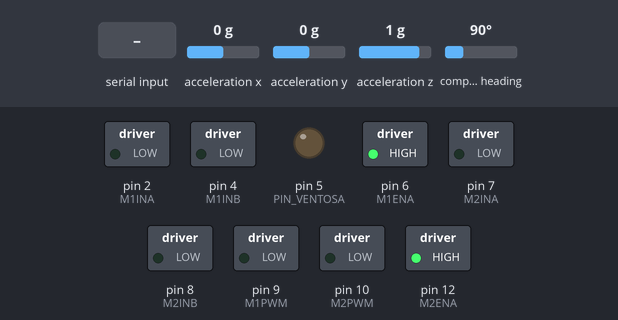
Bench run of a sketch on a simulated Arduino Uno, built with avr-gcc and run on an emulated ATmega328P. Parts: switched loads named in the sketch (green lamp = pin HIGH), output pins drawn as LEDs (lit = HIGH). The test bench sets the inputs (shaded band); at power-on: acceleration x 0 g, acceleration y 0 g, acceleration z 1 g, compass heading 90°. What the sketch prints to the serial monitor is not drawn.

Above: at 2.2 s.
2.3 s: "M 50 -30\n" received over Serial
At 3.5 s:
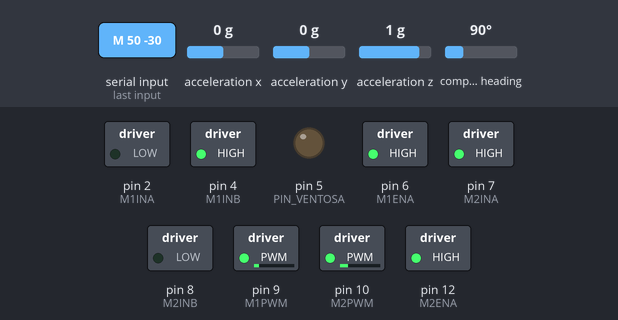
3.8 s: "V90\n" received over Serial
At 4.9 s:
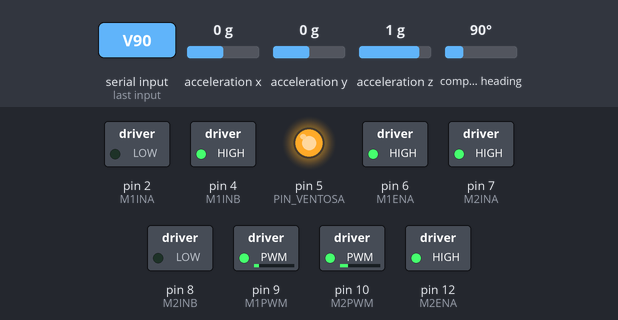
5.3 s: "S90\n" received over Serial
At 6.0 s:
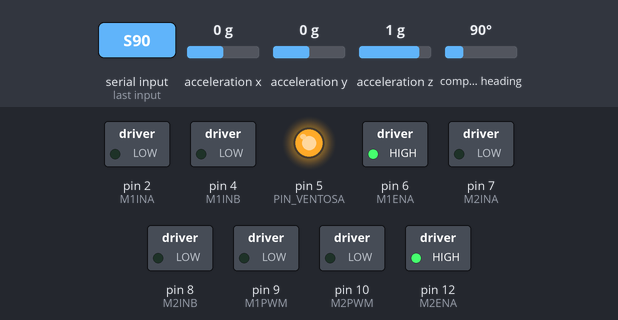
Timing chart, 0 to 8.3 s (numbered marks = the images above; inputs shaded):
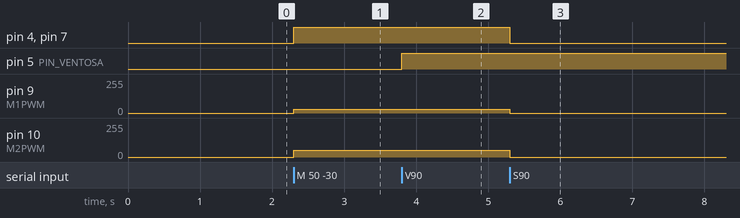

The sketch:

software_arduino_IMU.ino
```cpp
#include <Wire.h>
#include <Adafruit_Sensor.h>
#include <Adafruit_BNO055.h>
#include <utility/imumaths.h>

// --- CONFIGURACIÓN BNO055 ---
#define IMU_ID 55
#define IMU_ADDR 0x28
Adafruit_BNO055 bno = Adafruit_BNO055(IMU_ID, IMU_ADDR, &Wire);

unsigned long temporizador_imu = 0;

// --- PINES MOTORES (Configuración Yahboom) ---
const int M1INA = 2;
const int M1INB = 4;
const int M1PWM = 9;
const int M1ENA = 6;

const int M2INA = 7;
const int M2INB = 8;
const int M2PWM = 10;
const int M2ENA = 12;

// --- PIN VENTOSA ---
const int PIN_VENTOSA = 5;

void setup() {
  Serial.begin(115200);
  Serial.setTimeout(10);

  // --- INICIALIZAR BNO055 ---
  if (!bno.begin()) {
    while (1) {
      Serial.println("Ooops, no se detectó el BNO055. ¡Revisa los cables!");
      delay(1000);
    }
  }
  delay(1000); // Pausa de estabilización

  // ¡CRÍTICO! Mantener en false para tu placa genérica
  bno.setExtCrystalUse(false);

  // --- INICIALIZAR PINES YAHBOOM ---
  pinMode(M1INA, OUTPUT); pinMode(M1INB, OUTPUT); pinMode(M1PWM, OUTPUT); pinMode(M1ENA, OUTPUT);
  pinMode(M2INA, OUTPUT); pinMode(M2INB, OUTPUT); pinMode(M2PWM, OUTPUT); pinMode(M2ENA, OUTPUT);
  pinMode(PIN_VENTOSA, OUTPUT);

  digitalWrite(M1ENA, HIGH);
  digitalWrite(M2ENA, HIGH);
  digitalWrite(PIN_VENTOSA, LOW);

  Serial.println("Arduino Listo con BNO055 y Motores preparados.");
}

void loop() {
  // 1. Enviar el Yaw a Python cada 20ms (50 Hz)
  if ((millis() - temporizador_imu) > 20) {
    imu::Vector<3> euler = bno.getVector(Adafruit_BNO055::VECTOR_EULER);
    float yaw = euler.x();
    Serial.print("Y:");
    Serial.println(yaw);
    temporizador_imu = millis();
  }

  // 2. Escuchar las órdenes de movimiento SIN BLOQUEOS
  if (Serial.available() > 0) {
    // Leemos toda la línea de golpe hasta el salto de línea (\n)
    String linea = Serial.readStringUntil('\n');
    linea.trim(); // Limpiamos espacios basura o saltos extra

    if (linea.length() > 0) {
      char comando = linea.charAt(0);

      if (comando == 'S') {
        controlMotorIzquierdo(0);
        controlMotorDerecho(0);
      }
      else if (comando == 'V') digitalWrite(PIN_VENTOSA, HIGH);
      else if (comando == 'v') digitalWrite(PIN_VENTOSA, LOW);

      // LÓGICA ROBUSTA ANTI-RETRASOS
      else if (comando == 'M') {
        // Buscamos los espacios para separar los números "M 50 -30"
        int espacio1 = linea.indexOf(' ');
        int espacio2 = linea.indexOf(' ', espacio1 + 1);

        if (espacio1 != -1 && espacio2 != -1) {
          int vel_izq = linea.substring(espacio1 + 1, espacio2).toInt();
          int vel_der = linea.substring(espacio2 + 1).toInt();

          controlMotorIzquierdo(vel_izq);
          controlMotorDerecho(vel_der);
        }
      }
    }
  }
}

// ==========================================
// FUNCIONES AUXILIARES PARA MOTORES
// ==========================================

void controlMotorDerecho(int velocidad) {
  if (velocidad > 0) {
    digitalWrite(M1INA, HIGH);
    digitalWrite(M1INB, LOW);
    analogWrite(M1PWM, velocidad);
  }
  else if (velocidad < 0) {
    digitalWrite(M1INA, LOW);
    digitalWrite(M1INB, HIGH);
    analogWrite(M1PWM, abs(velocidad));
  }
  else {
    digitalWrite(M1INA, LOW);
    digitalWrite(M1INB, LOW);
    analogWrite(M1PWM, 0);
  }
}

void controlMotorIzquierdo(int velocidad) {
  if (velocidad > 0) {
    digitalWrite(M2INA, HIGH);
    digitalWrite(M2INB, LOW);
    analogWrite(M2PWM, velocidad);
  }
  else if (velocidad < 0) {
    digitalWrite(M2INA, LOW);
    digitalWrite(M2INB, HIGH);
    analogWrite(M2PWM, abs(velocidad));
  }
  else {
    digitalWrite(M2INA, LOW);
    digitalWrite(M2INB, LOW);
    analogWrite(M2PWM, 0);
  }
}
```

Measured:
- after the input at 2.3 s, pin 4 (M1INB), pin 7 (M2INA): LOW → HIGH at once; pin 9 (M1PWM): 0/255 → 30/255 at once; pin 10 (M2PWM): 0/255 → 50/255 at once
- after the input at 3.8 s, pin 5 (PIN_VENTOSA): LOW → HIGH at once
- after the input at 5.3 s, pin 4 (M1INB), pin 7 (M2INA): HIGH → LOW at once; pin 9 (M1PWM): 30/255 → 0/255 at once; pin 10 (M2PWM): 50/255 → 0/255 at once
